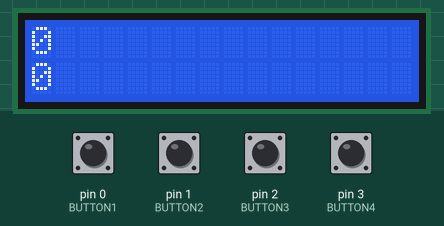
Simulated run of this sketch. Board: Arduino Uno, built with avr-gcc and run on an emulated ATmega328P. Parts: 16×2 character LCD. Inputs (shaded band) come from the test bench; at power-on: pin 0 (BUTTON1) HIGH, pin 1 (BUTTON2), pin 2 (BUTTON3), pin 3 (BUTTON4) LOW.

Above: at 4.2 s.
4.3 s: pin 0 (BUTTON1) pulled LOW for 0.15 s
At 4.45 s:
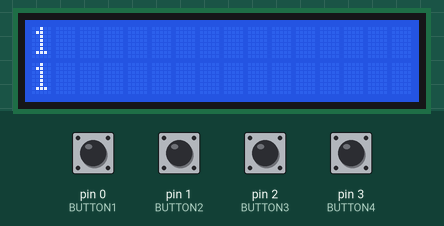
6.0 s: pin 0 (BUTTON1) pulled LOW for 1 s
At 6.31 s:
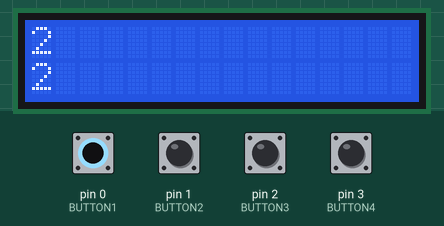
Timing chart, 0 to 9.0 s (numbered marks = the images above; inputs shaded):
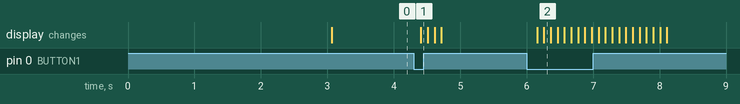

Measured:
- after the input at 4.3 s, the display: changes after 0.11 s (image 1)
- after the input at 6.0 s, the display: first changes after 0.16 s (image 2 shows a later state)

The sketch:

numberSystemConverter.ino
```cpp
/* Adrian Wojciechowski
 *
 * number system converter
 * lcd 16x2 on AVT 1615
 */

#include <LiquidCrystal.h>
#define BUTTON1 0
#define BUTTON2 1
#define BUTTON3 2
#define BUTTON4 3

LiquidCrystal lcd(8, 9, 4, 5, 6, 7); //(Rs, E, D4, D5, D6, D7)

void setup() {
  lcd.begin(16,2);                   //Initialize screen size
  pinMode(BUTTON1, INPUT);           //Initialize input buttons
  pinMode(BUTTON2, INPUT);
  pinMode(BUTTON3, INPUT);
  pinMode(BUTTON4, INPUT);
  lcd.clear();                       //Alway clear at the beggining to avoid unwanted characters on screen.
  lcd.print("Adrian");               //Welcome screen.
  lcd.setCursor(0,1);
  lcd.print("Wojciechowski");
  delay(3000);
}

void loop() {
  unsigned int n = 0;
  int convTo = 2;
  while (true) {
    lcd.clear();
    lcd.setCursor(0,0);
    lcd.print(n);
    lcd.setCursor(0,1);
    lcd.print(valuate(n, convTo));
    if (digitalRead(BUTTON1) == LOW && n < 65536) n++;
    else if (digitalRead(BUTTON2) == LOW && n > 0) n--;
    else if (digitalRead(BUTTON3) == LOW && convTo < 10) convTo++;
    else if (digitalRead(BUTTON4) == LOW && convTo > 2) convTo--;
    delay(100);
  }
}

// Calculating convertion to string.
String valuate(unsigned int n, int convTo) {
  String result = "";
  // Calculating from first to before the last one position
  while (n >= convTo) {
    result += (n%convTo);
    n /= convTo;
  }
  // Copying last position
  result += n;
  // Reverse string
  for (int i = 0; i < result.length()/2; i++) {
    char temp = result[i];
    result[i] = result[result.length()-1-i];
    result[result.length()-1-i] = temp;
  }
  return result;
}
```
